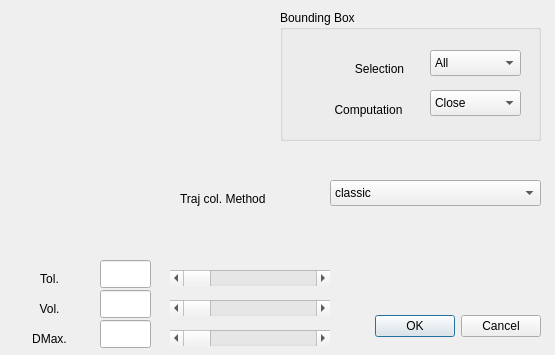
<?xml version="1.0" encoding="UTF-8"?>
<ui version="4.0">
 <class>KCDpropertiesWindow</class>
 <widget class="QDialog" name="KCDpropertiesWindow">
  <property name="geometry">
   <rect>
    <x>0</x>
    <y>0</y>
    <width>555</width>
    <height>355</height>
   </rect>
  </property>
  <property name="windowTitle">
   <string>Dialog</string>
  </property>
  <widget class="QDialogButtonBox" name="buttonBox">
   <property name="geometry">
    <rect>
     <x>200</x>
     <y>310</y>
     <width>341</width>
     <height>32</height>
    </rect>
   </property>
   <property name="orientation">
    <enum>Qt::Horizontal</enum>
   </property>
   <property name="standardButtons">
    <set>QDialogButtonBox::Cancel|QDialogButtonBox::Ok</set>
   </property>
  </widget>
  <widget class="QScrollBar" name="horizontalScrollTol">
   <property name="geometry">
    <rect>
     <x>170</x>
     <y>270</y>
     <width>160</width>
     <height>16</height>
    </rect>
   </property>
   <property name="orientation">
    <enum>Qt::Horizontal</enum>
   </property>
  </widget>
  <widget class="QScrollBar" name="horizontalScrollVol">
   <property name="geometry">
    <rect>
     <x>170</x>
     <y>300</y>
     <width>160</width>
     <height>16</height>
    </rect>
   </property>
   <property name="orientation">
    <enum>Qt::Horizontal</enum>
   </property>
  </widget>
  <widget class="QScrollBar" name="horizontalScrollDmax">
   <property name="geometry">
    <rect>
     <x>170</x>
     <y>330</y>
     <width>160</width>
     <height>16</height>
    </rect>
   </property>
   <property name="orientation">
    <enum>Qt::Horizontal</enum>
   </property>
  </widget>
  <widget class="QLabel" name="labelTol">
   <property name="geometry">
    <rect>
     <x>20</x>
     <y>270</y>
     <width>59</width>
     <height>18</height>
    </rect>
   </property>
   <property name="text">
    <string>Tol.</string>
   </property>
   <property name="alignment">
    <set>Qt::AlignCenter</set>
   </property>
  </widget>
  <widget class="QLabel" name="labelVol">
   <property name="geometry">
    <rect>
     <x>20</x>
     <y>300</y>
     <width>59</width>
     <height>18</height>
    </rect>
   </property>
   <property name="text">
    <string>Vol.</string>
   </property>
   <property name="alignment">
    <set>Qt::AlignCenter</set>
   </property>
  </widget>
  <widget class="QLabel" name="labelDmax">
   <property name="geometry">
    <rect>
     <x>20</x>
     <y>330</y>
     <width>59</width>
     <height>18</height>
    </rect>
   </property>
   <property name="text">
    <string>DMax.</string>
   </property>
   <property name="alignment">
    <set>Qt::AlignCenter</set>
   </property>
  </widget>
  <widget class="QLineEdit" name="lineEditVol">
   <property name="geometry">
    <rect>
     <x>100</x>
     <y>290</y>
     <width>51</width>
     <height>28</height>
    </rect>
   </property>
  </widget>
  <widget class="QLineEdit" name="lineEditTol">
   <property name="geometry">
    <rect>
     <x>100</x>
     <y>260</y>
     <width>51</width>
     <height>28</height>
    </rect>
   </property>
  </widget>
  <widget class="QLineEdit" name="lineEditDmax">
   <property name="geometry">
    <rect>
     <x>100</x>
     <y>320</y>
     <width>51</width>
     <height>28</height>
    </rect>
   </property>
  </widget>
  <widget class="QGroupBox" name="groupBox">
   <property name="geometry">
    <rect>
     <x>280</x>
     <y>10</y>
     <width>261</width>
     <height>131</height>
    </rect>
   </property>
   <property name="title">
    <string>Bounding Box</string>
   </property>
   <widget class="QComboBox" name="SlectionBox">
    <property name="geometry">
     <rect>
      <x>150</x>
      <y>40</y>
      <width>91</width>
      <height>26</height>
     </rect>
    </property>
    <item>
     <property name="text">
      <string>All</string>
     </property>
    </item>
    <item>
     <property name="text">
      <string>None</string>
     </property>
    </item>
   </widget>
   <widget class="QComboBox" name="ComputationBox">
    <property name="geometry">
     <rect>
      <x>150</x>
      <y>80</y>
      <width>91</width>
      <height>26</height>
     </rect>
    </property>
    <item>
     <property name="text">
      <string>Close</string>
     </property>
    </item>
    <item>
     <property name="text">
      <string>Large</string>
     </property>
    </item>
    <item>
     <property name="text">
      <string>Col.</string>
     </property>
    </item>
   </widget>
   <widget class="QLabel" name="SelectionLabel">
    <property name="geometry">
     <rect>
      <x>70</x>
      <y>50</y>
      <width>59</width>
      <height>18</height>
     </rect>
    </property>
    <property name="text">
     <string>Selection</string>
    </property>
    <property name="alignment">
     <set>Qt::AlignCenter</set>
    </property>
   </widget>
   <widget class="QLabel" name="ComputationLabel">
    <property name="geometry">
     <rect>
      <x>48</x>
      <y>90</y>
      <width>81</width>
      <height>20</height>
     </rect>
    </property>
    <property name="text">
     <string>Computation</string>
    </property>
    <property name="alignment">
     <set>Qt::AlignCenter</set>
    </property>
   </widget>
  </widget>
  <widget class="QLabel" name="label">
   <property name="geometry">
    <rect>
     <x>180</x>
     <y>190</y>
     <width>111</width>
     <height>17</height>
    </rect>
   </property>
   <property name="text">
    <string>Traj col. Method</string>
   </property>
  </widget>
  <widget class="QComboBox" name="comboBoxTrajMethod">
   <property name="geometry">
    <rect>
     <x>330</x>
     <y>180</y>
     <width>211</width>
     <height>26</height>
    </rect>
   </property>
   <item>
    <property name="text">
     <string>classic</string>
    </property>
   </item>
   <item>
    <property name="text">
     <string>dichotomic</string>
    </property>
   </item>
   <item>
    <property name="text">
     <string>classic + autocol</string>
    </property>
   </item>
   <item>
    <property name="text">
     <string>dichotomic+ autocol</string>
    </property>
   </item>
   <item>
    <property name="text">
     <string>classic + others</string>
    </property>
   </item>
   <item>
    <property name="text">
     <string>dicho.+ others</string>
    </property>
   </item>
   <item>
    <property name="text">
     <string>classic + others + autocol</string>
    </property>
   </item>
   <item>
    <property name="text">
     <string>classic current</string>
    </property>
   </item>
   <item>
    <property name="text">
     <string>dichotomic + current</string>
    </property>
   </item>
  </widget>
 </widget>
 <resources/>
 <connections>
  <connection>
   <sender>buttonBox</sender>
   <signal>accepted()</signal>
   <receiver>KCDpropertiesWindow</receiver>
   <slot>accept()</slot>
   <hints>
    <hint type="sourcelabel">
     <x>248</x>
     <y>254</y>
    </hint>
    <hint type="destinationlabel">
     <x>157</x>
     <y>274</y>
    </hint>
   </hints>
  </connection>
  <connection>
   <sender>buttonBox</sender>
   <signal>rejected()</signal>
   <receiver>KCDpropertiesWindow</receiver>
   <slot>reject()</slot>
   <hints>
    <hint type="sourcelabel">
     <x>316</x>
     <y>260</y>
    </hint>
    <hint type="destinationlabel">
     <x>286</x>
     <y>274</y>
    </hint>
   </hints>
  </connection>
  <connection>
   <sender>buttonBox</sender>
   <signal>accepted()</signal>
   <receiver>KCDpropertiesWindow</receiver>
   <slot>close()</slot>
   <hints>
    <hint type="sourcelabel">
     <x>370</x>
     <y>325</y>
    </hint>
    <hint type="destinationlabel">
     <x>277</x>
     <y>177</y>
    </hint>
   </hints>
  </connection>
  <connection>
   <sender>buttonBox</sender>
   <signal>rejected()</signal>
   <receiver>KCDpropertiesWindow</receiver>
   <slot>close()</slot>
   <hints>
    <hint type="sourcelabel">
     <x>370</x>
     <y>325</y>
    </hint>
    <hint type="destinationlabel">
     <x>277</x>
     <y>177</y>
    </hint>
   </hints>
  </connection>
 </connections>
</ui>
